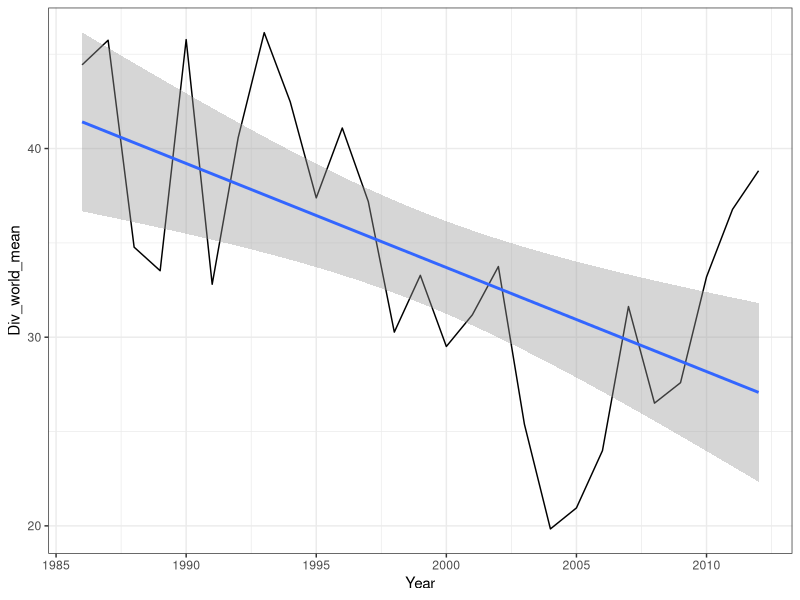

R code for this plot:
library(tidyverse)

########################################
### The previous dataset---till 2012 ###
########################################

df_bond <- readr::read_csv('FTS_Data_Bond.csv',
                             na = c("", "NA", ".", " ", "NaN", 'Inf', '-Inf'),
                             skip = 3,
                             col_names = T,
                             col_types = cols(.default = col_double(),
                                              Date = col_date(format = "%m/%d/%Y")))

df_bond <- df_bond %>%
  dplyr::mutate('Year' = lubridate::year(Date)) %>%
  dplyr::mutate('Canada_lag' = dplyr::lag(Canada)) %>% #include one-day lags
  dplyr::mutate('US_lag' = dplyr::lag(US)) %>% #include one-day lags
  dplyr::select(-Date_Number) %>%
  dplyr::select(Date, Year, everything())

###########################################
### The new dataset---updated till 2018 ###
###########################################

# df_bond <- readr::read_csv('CGR_bond_2019.csv',
#                              na = c("", "NA", ".", " ", "NaN", 'Inf', '-Inf'),
#                              col_names = T,
#                              col_types = cols(.default = col_double(),
#                                               Date = col_date(format = "%d/%m/%Y")))
# 
# df_bond <- df_bond %>%
#   dplyr::mutate('Year' = lubridate::year(Date)) %>%
#   dplyr::filter(Year < 2019) %>%
#   dplyr::mutate('Canada_lag' = dplyr::lag(Canada)) %>% #include one-day lags
#   dplyr::mutate('US_lag' = dplyr::lag(US)) %>% #include one-day lags
#   dplyr::select(Date, Year, everything())

### Analysis begins here ###

name_country_full <- df_bond %>%
  dplyr::select(-c(Date, Year, Canada_lag, US_lag)) %>%
  colnames(.)


func_deduplic <- function(vec)
{
  # This function accepts a vector
  # and replaces duplicated entries
  # with missing values
  vec[duplicated(vec)] <- NA
  return(vec)
}

# Ignoring duplicated entries
df_bond_deduplic <- df_bond %>%
  dplyr::select(-c(Year, Date)) %>%
  apply(., 2, func_deduplic) %>%
  tibble::as_tibble(.) %>%
  tibble::add_column('Date' = df_bond$Date, 'Year' = df_bond$Year) %>%
  dplyr::select(Date, Year, everything(.))

# Taking log returns = log(I_t) - log(I_{t-1})
df_bond_return <- df_bond_deduplic %>%
  dplyr::select(-c(Date, Year)) %>%
  apply(., 2, function(vec){return(c(NA, diff(log(vec))))}) %>%
  tibble::as_tibble(.) %>%
  tibble::add_column('Date' = df_bond$Date, 'Year' = df_bond$Year) %>%
  dplyr::select(Date, Year, everything(.))

# Using nested dataframes
nest_year_return <- df_bond_return %>%
  dplyr::select(-Date) %>%
  dplyr::group_by(Year) %>%
  tidyr::nest(.)

# How many valid returns to use per year?
num_bond_usable <- 50
#num_bond_usable <- 100

func_valid_ret <- function(df, n = num_bond_usable)
{
  # This function accepts a return data matrix and 
  # accepts only those columns which have enough
  # usable entries ( >= num_bond_usable)
  temp_NA <- apply(df, 2, function(vec){sum(is.na(vec))})
  
  df_2 <- df[, temp_NA < (nrow(df) - n)]
  
  return(df_2)
}

nest_year_return <- nest_year_return %>%
  dplyr::mutate('LHS_country_valid' = purrr::map(data, func_valid_ret))

year_cohort <- 1986

func_rm_full_NA <- function(df)
{
  # This function accepts a data frame
  # and removes columns which are
  # completely full of missing values
  return(df[, colSums(is.na(df)) < nrow(df)])
}

# Names of pre-86 cohort countries
name_country_pre_cohort <- df_bond_return %>%
  dplyr::filter(Year < year_cohort) %>%
  dplyr::select(-c(Date, Year, Canada_lag, US_lag)) %>%
  func_rm_full_NA(.) %>%
  colnames(.)

# Names of ordinary countries
name_country_ordinary <- dplyr::setdiff(name_country_full, 
                                        name_country_pre_cohort)

# Select from the set of columns the pre-86 countries 
# along with the one-day lags of US and Canada
func_select_RHS_countries <- function(df)
{
  # This function accepts a return data matrix
  # and returns the pre86 cohort with the one-day
  # lags of US and Canada---to be used for the 
  # computation of principal components
  
  return(df[, c(dplyr::intersect(colnames(df), name_country_pre_cohort), 
                'Canada_lag', 'US_lag')])
}

func_select_ordinary <- function(df)
{
  # This accepts a data return matrix and selects 
  # the ordinary non-pre86 cohort country columns
  return(df[, dplyr::intersect(colnames(df), name_country_ordinary)])
}

func_select_pre_cohort <- function(df)
{
  # This accepts a data return matrix and selects 
  # the ordinary non-pre86 cohort country columns
  return(df[, dplyr::intersect(colnames(df), name_country_pre_cohort)])
}

nest_year_return_LHS_RHS <- nest_year_return %>%
  dplyr::filter(Year >= year_cohort) %>%
  dplyr::mutate('RHS_country' = purrr::map(data, 
                                           func_select_RHS_countries)) %>%
  dplyr::mutate('LHS_country_ordinary' = purrr::map(LHS_country_valid, 
                                                    func_select_ordinary)) %>%
  dplyr::select(-data)


func_NA_med_df <- function(df)
{
  # This function accepts a dataframe and
  # replaces missing values with column medians
  func_NA_med_vec <- function(vec)
  {
    vec[is.na(vec)] <- median(vec, na.rm = T)
    return(vec)
  }
  
  df_2 <- apply(df, 2, func_NA_med_vec)
  return(df_2)
}


nest_year_return_LHS_RHS <- nest_year_return_LHS_RHS %>%
  dplyr::mutate('RHS_country_clean' = purrr::map(RHS_country, func_NA_med_df), 
                'Cov_matrix' = purrr::map(RHS_country_clean, cov),
                'Eig_val' = purrr::map(Cov_matrix, function(df){return(eigen(df)$values)}),
                'Eig_vec' = purrr::map(Cov_matrix, function(df){return(eigen(df)$vectors)}),
                'Share' = purrr::map(Eig_val, function(vec){return(cumsum(vec)/sum(vec))})) %>%
  dplyr::select(-RHS_country)

nest_lag_eig <- dplyr::lag(nest_year_return_LHS_RHS$Eig_vec) #due to some weird nested lag behavior

# Adding lags of eigenvectors
nest_year_return_LHS_RHS <- nest_year_return_LHS_RHS %>%
  tibble::add_column('Lag_eig_vec' = nest_lag_eig)

func_pc_90 <- function(vec)
{
  # This function accepts a cumulative share of variance
  # vector and returns the number of PCs needed for 90% coverage 
  return(min(which(vec >= 0.90)))
}

# How many PCs needed for explaining 90% of variation?
# num_pc_90 <- sapply(nest_year_return_LHS_RHS$Share, func_pc_90)
num_pc_90 <- purrr::map_dbl(nest_year_return_LHS_RHS$Share, func_pc_90)
# num_pc_bond <- ceiling(median(num_pc_90)) # 12 are enough
num_pc_bond <- max(num_pc_90) # At John's suggestion

#############################################
### PC computation for ordinary countries ###
#############################################

# Compute PCs
nest_year_return_LHS_RHS <- nest_year_return_LHS_RHS %>%
  dplyr::filter(Year >= year_cohort + 1) %>%
  dplyr::mutate('PC_out_sample' = purrr::map2(RHS_country_clean, Lag_eig_vec,
                                              function(df1, df2){return(df1%*%df2)}), #note df1%*%df2 [!]
                'PC_out_sample_90' = purrr::map(PC_out_sample,
                                                function(df){return(df[, 1:num_pc_bond])}))


nest_year_regression <- nest_year_return_LHS_RHS %>%
  dplyr::select(Year, LHS_country_ordinary, PC_out_sample_90)

func_inf_nan_NA_df <- function(df)
{
  # This accepts a dataframe and treats any infinite
  # or NaN values as missing
  func_inf_nan_NA_vec <- function(vec)
  {
    vec[is.infinite(vec) | is.nan(vec)] <- NA
    return(vec)
  }
  
  return(apply(df, 2, func_inf_nan_NA_vec))
}

# Treat as missing any infinite or NaN values that might be remaining
nest_year_regression <- nest_year_regression %>%
  dplyr::mutate('LHS_clean' = purrr::map(LHS_country_ordinary, func_inf_nan_NA_df))

func_lm_div <- function(df1, df2)
{
  # This function accepts the LHS and RHS of regressions
  # and returns the diversification index = 100*(1-adj_R_sqr)
  lhs <- as.matrix(df1)
  rhs <- as.matrix(df2)
  
  div <- list(NULL)
  
  for (j in 1:ncol(lhs)) #for each LHS country
  {
    lm_summary <- summary(lm(formula = lhs[, j] ~ rhs))
    adj_rsq <- max(lm_summary$adj.r.squared, 0)
    div[[j]] <- 100*(1 - adj_rsq)
  }
  
  return(unlist(div))
}

# Compute diversification indices
nest_year_regression <- nest_year_regression %>%
  dplyr::mutate('Div_ind' = purrr::map2(LHS_clean, PC_out_sample_90,
                                        func_lm_div))

func_attach_name <- function(df_1, vec)
{
  # Accepts regression LHS matrix and unnamed 
  # diversification vector indices and attaches 
  # the column names of LHS to the vector of indices
  names(vec) <- colnames(df_1)
  return(vec)
}

# Attach names of countries to diversification indices
nest_year_regression <- nest_year_regression %>%
  dplyr::mutate('Div_ind_edit' = purrr::map2(LHS_clean, Div_ind,
                                             func_attach_name))

func_pick_name <- function(vec_name) {names(vec_name)} #extract names

# Unnest results in long format
list_unnest_div_ordinary <- nest_year_regression %>%
  dplyr::mutate('Country' = purrr::map(Div_ind_edit, func_pick_name)) %>%
  dplyr::select(Year, Div_ind_edit, Country) %>%
  tidyr::unnest(.)

# Spread in wide format
Div_ind_ordinary <- list_unnest_div_ordinary %>%
  tidyr::spread(key = Country, value = Div_ind_edit) 

###############################################
### PC computation for pre cohort countries ###
###############################################

nest_year_pre_cohort <- nest_year_return %>%
  dplyr::select(Year, LHS_country_valid) %>%
  dplyr::filter(Year >= year_cohort) %>%
  dplyr::mutate('LHS_clean' = purrr::map(LHS_country_valid, 
                                         func_inf_nan_NA_df)) %>% #remove infinite or NaNs
  dplyr::mutate('LHS_pre_cohort' = purrr::map(LHS_clean, 
                                              func_select_pre_cohort)) %>%
  dplyr::mutate('RHS_countries' = purrr::map(LHS_clean, func_select_RHS_countries)) %>%
  dplyr::mutate('RHS_clean' = purrr::map(RHS_countries, func_NA_med_df))

nest_year_pre_cohort_2 <- nest_year_pre_cohort %>%
  dplyr::select(Year, LHS_pre_cohort, RHS_clean)

func_rm_col_j <- function(df)
{
  # This function accepts a data matrix and generates 
  # a sequence of matrices each one missing one 
  # column at a time (excluding lags of Canada and US)
  temp_list <- list(NULL)
  
  df2 <- df[, -c(ncol(df)-1, ncol(df))] #exclude North Am lags
  
  for (j in 1:ncol(df2))
  {
    temp_list[[j]] <- df2[, -j] #remove column j
  }
  
  return(temp_list)
}

# Generate sequence of matrices with each column removed once
nest_year_pre_cohort_2 <- nest_year_pre_cohort_2 %>%
  dplyr::mutate('RHS_country_j' = purrr::map(RHS_clean, func_rm_col_j)) 

func_eig_val_list <- function(list)
{
  # This function accepts a list of matrices and
  # applies to each matrix, a function that computes
  # its eigenvalues, then returns the list of 
  # eigenvalues---one for each matrix in the list
  func_eig_val_df <- function(df)
  {
    return(eigen(df)$values)
  }
  
  eig_val_list <- purrr::map(list, func_eig_val_df)
  
  return(eig_val_list)
}

func_eig_vec_list <- function(list)
{
  # This function accepts a list of matrices and
  # applies to each matrix, a function that computes
  # its eigenvectors, then returns the list of 
  # eigenvectors---one for each matrix in the list
  func_eig_vec_df <- function(df)
  {
    return(eigen(df)$vectors)
  }
  
  eig_vec_list <- purrr::map(list, func_eig_vec_df)
  
  return(eig_vec_list)
}


nest_year_pre_cohort_2 <- nest_year_pre_cohort_2 %>%
  dplyr::mutate('Cov_list_j' = purrr::map(RHS_country_j, 
                                          function(list){return(purrr::map(list, cov))})) %>%
  dplyr::mutate('Eig_val_list_j' = purrr::map(Cov_list_j, func_eig_val_list)) %>%
  dplyr::mutate('Eig_vec_list_j' = purrr::map(Cov_list_j, func_eig_vec_list)) 

nest_lag_eig_list <- dplyr::lag(nest_year_pre_cohort_2$Eig_vec_list_j) #due to some weird nested lag behavior

nest_year_pre_cohort_2 <- nest_year_pre_cohort_2 %>%
  tibble::add_column('Lag_eig_vec_list_j' = nest_lag_eig_list)

nest_year_pre_cohort_final <- nest_year_pre_cohort_2 %>%
  dplyr::select(Year, LHS_pre_cohort, RHS_country_j, 
                Eig_vec_list_j, Lag_eig_vec_list_j)

func_list_multiply <- function(list1, list2)
{
  # This function accepts two lists of matrices
  # then multiplies matrix i in list 1 to matrix i
  # in list 2 and returns the output as another list
  func_df_mult <- function(df1, df2)
  {
    return(df1%*%df2) #note matrix multiplication %*%
  }
  
  list3 <- purrr::map2(list1, list2, func_df_mult)
  
  return(list3)
  
}


nest_year_pre_cohort_final <- nest_year_pre_cohort_final %>%
  dplyr::mutate('length_list_RHS' = purrr::map_dbl(RHS_country_j, length),
                'length_list_lag_eig' = purrr::map_dbl(Lag_eig_vec_list_j, length))

# Which RHS and lag eigenvector list lengths are the same? Multiply them
nest_year_pre_cohort_final_2 <- nest_year_pre_cohort_final %>%
  dplyr::filter(length_list_RHS == length_list_lag_eig) %>%
  dplyr::mutate('PC_list_j' = purrr::map2(RHS_country_j, Lag_eig_vec_list_j,
                                          func_list_multiply)) %>%
  dplyr::select(Year, LHS_pre_cohort, PC_list_j)


# Which RHS and lag eigenvector list lengths are NOT the same? Multiply RHS with eigenvectors
nest_year_pre_cohort_final_3 <- nest_year_pre_cohort_final %>%
  dplyr::filter(length_list_RHS != length_list_lag_eig) %>%
  dplyr::mutate('PC_list_j' = purrr::map2(RHS_country_j, Eig_vec_list_j, 
                                          func_list_multiply)) %>%
  dplyr::select(Year, LHS_pre_cohort, PC_list_j)

nest_year_pre_cohort_regress <- rbind(nest_year_pre_cohort_final_3,
                                      nest_year_pre_cohort_final_2) %>%
  dplyr::arrange(Year)

func_select_PC_list <- function(list)
{
  # This function accepts a list of PCs matrices and 
  # returns the list with each PC matrix with 
  # number of columns from 1 to num_pc_bond
  func_select_PC_df <- function(df)
  {
    return(df[, 1:num_pc_bond])
  }
  
  list1 <- purrr::map(list, func_select_PC_df)
  
  return(list1)
}

nest_year_pre_cohort_regress <- nest_year_pre_cohort_regress %>%
  dplyr::mutate('PC_list_j_final' = purrr::map(PC_list_j, func_select_PC_list))


func_pre_cohort_regress <- function(df1, list)
{
  # This function accepts the matrix of LHS countries
  # and the list of RHS matrices, then returns the 
  # diversification index for each country
  div_list <- list(NULL)
  
  for (i in 1:ncol(df1))
  {
    df2 <- list[[i]]
    
    temp_lhs <- df1[, i]
    temp_rhs <- as.matrix(df2)
    
    lm_summary <- summary(lm(formula = temp_lhs ~ temp_rhs))
    adj_rsq <- max(lm_summary$adj.r.squared, 0)
    div_list[[i]] <- 100*(1 - adj_rsq)
  }
  
  return(unlist(div_list))
}


nest_year_pre_cohort_regress <- nest_year_pre_cohort_regress %>%
  dplyr::filter(purrr::map(PC_list_j_final, length) > 0) %>%
  dplyr::mutate('Div_ind_pre_cohort' = purrr::map2(LHS_pre_cohort, PC_list_j_final,
                                                   func_pre_cohort_regress))


func_attach_name_pre_cohort <- function(vec, LHS_data)
{
  names(vec) <- colnames(LHS_data)
  return(vec)
}

nest_year_pre_cohort_regress <- nest_year_pre_cohort_regress %>%
  dplyr::mutate('Div_ind_pre_cohort_name' = purrr::map2(Div_ind_pre_cohort, LHS_pre_cohort,
                                                       func_attach_name_pre_cohort))

######################################################################################

# Unnest results in long format
list_unnest_div_pre_cohort <- nest_year_pre_cohort_regress %>%
  dplyr::mutate('Country' = purrr::map(Div_ind_pre_cohort_name, func_pick_name)) %>%
  dplyr::select(Year, Div_ind_pre_cohort_name, Country) %>%
  tidyr::unnest(.)

# Spread in wide format
Div_ind_pre_cohort <- list_unnest_div_pre_cohort %>%
  tidyr::spread(key = Country, value = Div_ind_pre_cohort_name) 

# Full dataframe for all countries
Div_ind_full_long <- dplyr::full_join(Div_ind_ordinary, Div_ind_pre_cohort,
                                      by = c('Year')) %>%
  tidyr::gather(., Australia:US, key = 'Country', value = 'Div_Index') %>%
  dplyr::arrange(Country)

Div_ind_full_wide <- Div_ind_full_long %>%
  tidyr::spread(key = 'Country', value = 'Div_Index') 

Div_world_mean <- apply(Div_ind_full_wide[, -1], 1, function(x){return(mean(x, na.rm = T))})


Div_ind_full_wide <- Div_ind_full_wide %>%
  tibble::add_column('Div_world_mean' = Div_world_mean) %>%
  dplyr::select(Year, Div_world_mean, everything())

Div_ind_plot <- ggplot(data = Div_ind_full_wide, 
                       mapping = aes(Year, Div_world_mean)) +
  geom_line() +
  geom_smooth(method = lm) +
  theme_bw()

Div_ind_full_long_2 <- Div_ind_full_wide %>%
  tidyr::gather(Div_world_mean:US, key = 'Country', value = 'Div_Index')

